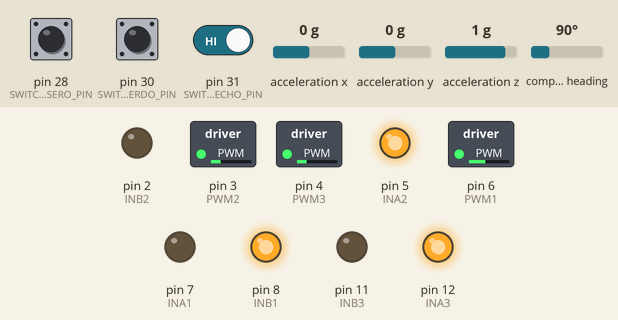
Bench run of a sketch on a simulated Arduino Mega 2560, built with avr-gcc and run on an emulated ATmega2560. Parts: switched loads named in the sketch (green lamp = pin HIGH), output pins drawn as LEDs (lit = HIGH). The test bench sets the inputs (shaded band); at power-on: pin 30 (SWITCH_IZQUIERDO_PIN) HIGH, compass heading 90°, pin 28 (SWITCH_TRASERO_PIN) HIGH, pin 31 (SWITCH_DERECHO_PIN) HIGH, acceleration x 0 g, acceleration y 0 g, acceleration z 1 g. What the sketch prints to the serial monitor is not drawn.

Above: at 4.2 s.
4.3 s: pin 30 (SWITCH_IZQUIERDO_PIN) pulled LOW for 0.15 s
At 5.4 s:
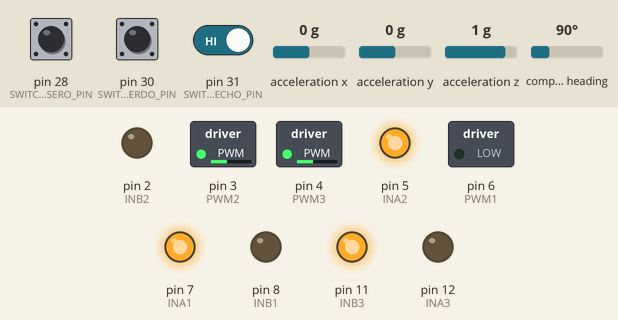
7.4 s: compass heading set to 7°
At 7.9 s:
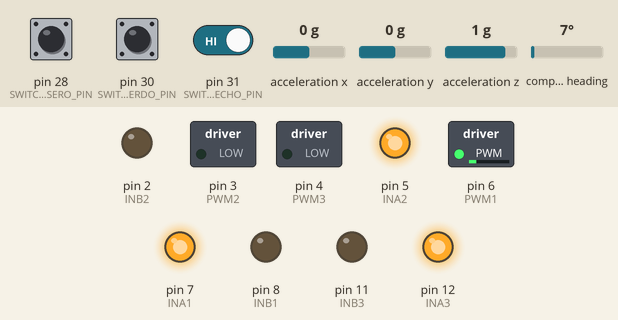
8.9 s: compass heading set to 37°
10.4 s: compass heading set to 43°
At 11.2 s:
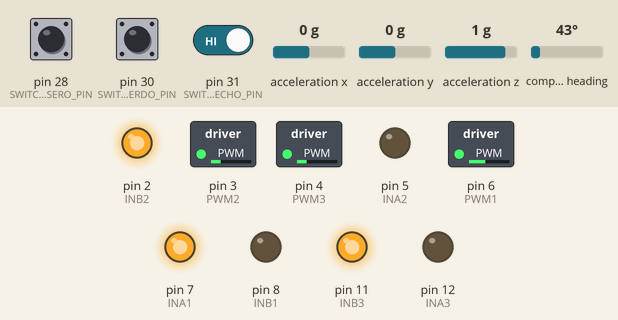
13.4 s: pin 28 (SWITCH_TRASERO_PIN) pulled LOW for 3.2 s
18.1 s: compass heading set to 180°
At 19.5 s:
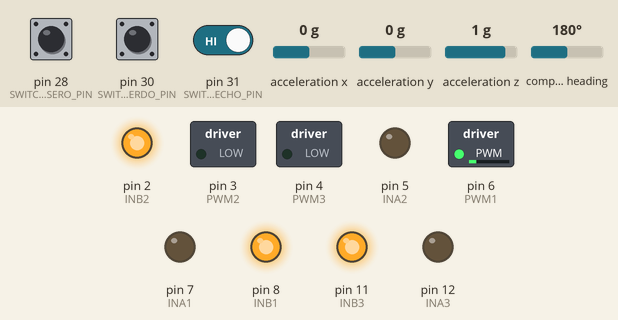
Timing chart, 0 to 20.6 s (numbered marks = the images above; inputs shaded):
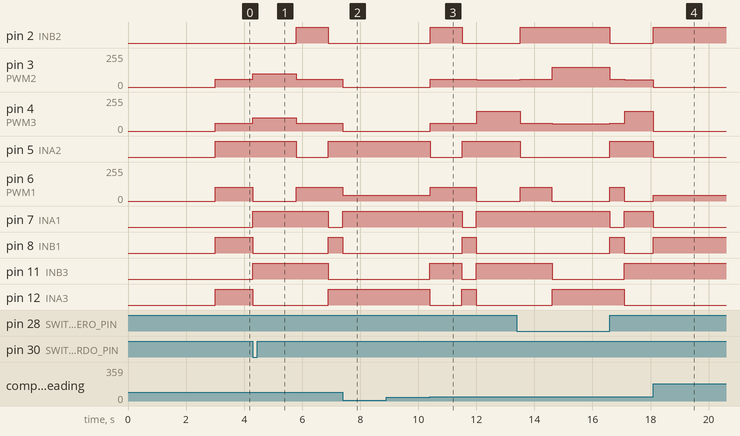

Measured:
- the behaviour switches between 39 and 40° on compass heading (found by bisection; images 2 and 3)
- after the input at 4.3 s, pin 2 (INB2): LOW → HIGH after 1.5 s, → LOW 1.1 s later; pin 3 (PWM2), pin 4 (PWM3): 60/255 → 100/255 at once, → 60/255 1.5 s later; pin 5 (INA2): HIGH → LOW after 1.5 s, → HIGH 1.1 s later; pin 6 (PWM1): 103/255 → 0/255 at once, → 103/255 1.5 s later; pin 7 (INA1), pin 11 (INB3): LOW → HIGH at once, → LOW 2.6 s later
- after the input at 7.4 s, pin 3 (PWM2), pin 4 (PWM3): 60/255 → 0/255 at once; pin 6 (PWM1): 103/255 → 45/255 at once; pin 11 (INB3): stays LOW (without the input it goes to HIGH after 0.00 s); pin 12 (INA3): stays HIGH (without the input it goes to LOW after 0.00 s)
- after the input at 8.9 s, every drawn part: stays the same
- after the input at 10.4 s, pin 2 (INB2): LOW → HIGH at once, → LOW 1.1 s later; pin 3 (PWM2): 0/255 → 60/255 at once, → 53/255 1.6 s later; pin 4 (PWM3): 0/255 → 60/255 at once, → 147/255 1.6 s later; pin 5 (INA2): HIGH → LOW at once, → HIGH 1.1 s later; pin 6 (PWM1): 45/255 → 103/255 at once, → 0/255 1.6 s later
- after the input at 18.1 s, pin 3 (PWM2): 53/255 → 0/255 at once; pin 11 (INB3): stays HIGH (without the input it goes to LOW after 1.6 s); pin 12 (INA3): stays LOW (without the input it goes to HIGH after 1.6 s)

The sketch:

rutina_con_proporcional.ino
```cpp
#include <Wire.h>
#include <Adafruit_Sensor.h>
#include <Adafruit_BNO055.h>

#define SWITCH_IZQUIERDO_PIN 30
#define SWITCH_DERECHO_PIN 31
#define SWITCH_TRASERO_PIN 28

//...................................motores..........................................
#define INA1 7
#define INB1 8
#define PWM1 6

#define INA2 5
#define INB2 2
#define PWM2 3

#define INA3 12
#define INB3 11
#define PWM3 4
//....................................................................................

// Crear objeto del sensor
Adafruit_BNO055 bno = Adafruit_BNO055(55, 0x28);
float correccion;
float error = 0;
float initialYaw = 0;
float initialPitch = 0;
float initialRoll = 0;
int cont = 0;
float kp = 1;
float vel0 = 100;

unsigned long tiempoAnterior = 0;
int estado = 0;
bool enMovimiento = false;
unsigned long previousMillis = 0;
int estado1 = 0;

void setup() {
  Serial.begin(115200);

  pinMode(INA1, OUTPUT);
  pinMode(INB1, OUTPUT);
  pinMode(PWM1, OUTPUT);
  pinMode(INA2, OUTPUT);
  pinMode(INB2, OUTPUT);
  pinMode(PWM2, OUTPUT);
  pinMode(INA3, OUTPUT);
  pinMode(INB3, OUTPUT);
  pinMode(PWM3, OUTPUT);

  pinMode(SWITCH_IZQUIERDO_PIN, INPUT_PULLUP);
  pinMode(SWITCH_DERECHO_PIN, INPUT_PULLUP);
  pinMode(SWITCH_TRASERO_PIN, INPUT_PULLUP);

  delay(3000);

  if (!bno.begin()) {
    Serial.println("¡No se pudo encontrar el BNO055!");
    while (1);
  }

  bno.setExtCrystalUse(true);

  sensors_event_t event;
  bno.getEvent(&event);

  initialYaw = event.orientation.x;
  initialPitch = event.orientation.z;
  initialRoll = event.orientation.y;

  Serial.println("Orientación inicial:");
  Serial.print("Yaw: "); Serial.println(initialYaw);
  Serial.print("Pitch: "); Serial.println(initialPitch);
  Serial.print("Roll: "); Serial.println(initialRoll);
  Serial.println("--------------------------");
}
void pare() {
  digitalWrite(INA3, 0);
  digitalWrite(INB3, 1);
  analogWrite(PWM3, 0);

  digitalWrite(INA2, 0);
  digitalWrite(INB2, 1);
  analogWrite(PWM2, 0);

  digitalWrite(INA1, 1);
  digitalWrite(INB1, 0);
  analogWrite(PWM1, 0);
}
void a() {
 //motor izquierdo
  digitalWrite(INA3, 0);
  digitalWrite(INB3, 1);
  analogWrite(PWM3, 200);
 //motor derecho
  digitalWrite(INA2, 1);
  digitalWrite(INB2, 0);
  analogWrite(PWM2, 200);
 //motor atras
  digitalWrite(INA1, 0);
  digitalWrite(INB1, 0);
  analogWrite(PWM1, 0);
}
void aproporcional() { //se corrige mientras avanza
 //motor izquierdo
  digitalWrite(INA3, 0);
  digitalWrite(INB3, 1);
  analogWrite(PWM3, 100 - correccion);
 //motor derecho
  digitalWrite(INA2, 1);
  digitalWrite(INB2, 0);
  analogWrite(PWM2, 100 + correccion);

  if (error = 0){
  //motor de atras
  digitalWrite(INA1, 0);
  digitalWrite(INB1, 0);
  analogWrite(PWM1, 0);
  }
  else if (error > 0){
 //motor atras
  digitalWrite(INA1, 0);
  digitalWrite(INB1, 1);
  analogWrite(PWM1, correccion);
 }
  else if (error < 0){
   //motor atras
   digitalWrite(INA1, 1);
   digitalWrite(INB1, 0);
   analogWrite(PWM1, - correccion);
  }
}
void ai() {
  digitalWrite(INA3, 1);
  digitalWrite(INB3, 0);
  analogWrite(PWM3, 60);

  digitalWrite(INA2, 1);
  digitalWrite(INB2, 0);
  analogWrite(PWM2, 60);

  digitalWrite(INA1, 0);
  digitalWrite(INB1, 1);
  analogWrite(PWM1, 103);
}
void aiproporcional() {
  if (error = 0){
   //motor izquierdo
   digitalWrite(INA3, 1);
   digitalWrite(INB3, 0);
   analogWrite(PWM3, 60);
   //motor derecho
   digitalWrite(INA2, 1);
   digitalWrite(INB2, 0);
   analogWrite(PWM2, 60);
   //motor atras
   digitalWrite(INA1, 0);
   digitalWrite(INB1, 1);
   analogWrite(PWM1, 103);
  }
  else if (error > 0){
   //motor izquierdo
   digitalWrite(INA3, 1);
   digitalWrite(INB3, 0);
   analogWrite(PWM3, 60 + correccion);
   //motor derecho
   digitalWrite(INA2, 1);
   digitalWrite(INB2, 0);
   analogWrite(PWM2, 60 + correccion);
   //motor atras
   digitalWrite(INA1, 0);
   digitalWrite(INB1, 1);
   analogWrite(PWM1, 103 - correccion);
  }
  else if (error < 0){
   //motor izquierdo
   digitalWrite(INA3, 1);
   digitalWrite(INB3, 0);
   analogWrite(PWM3, 60 - correccion);
   //motor derecho
   digitalWrite(INA2, 1);
   digitalWrite(INB2, 0);
   analogWrite(PWM2, 60 - correccion);
   //motor atras
   digitalWrite(INA1, 0);
   digitalWrite(INB1, 1);
   analogWrite(PWM1, 103 + correccion);
  }
}
void ad() {
  digitalWrite(INA3, 0);
  digitalWrite(INB3, 1);
  analogWrite(PWM3, 60);

  digitalWrite(INA2, 0);
  digitalWrite(INB2, 1);
  analogWrite(PWM2, 60);

  digitalWrite(INA1, 1);
  digitalWrite(INB1, 0);
  analogWrite(PWM1, 103);
}
void adproporcional() {
  if (error = 0){
  digitalWrite(INA3, 0);
  digitalWrite(INB3, 1);
  analogWrite(PWM3, 60);

  digitalWrite(INA2, 0);
  digitalWrite(INB2, 1);
  analogWrite(PWM2, 60);

  digitalWrite(INA1, 1);
  digitalWrite(INB1, 0);
  analogWrite(PWM1, 103);
  }
  else if (error > 0){
   //motor izquierdo
   digitalWrite(INA3, 0);
   digitalWrite(INB3, 1);
   analogWrite(PWM3, 60 + correccion);
   //motor derecho
   digitalWrite(INA2, 0);
   digitalWrite(INB2, 1);
   analogWrite(PWM2, 60 + correccion);
   //motor atras
   digitalWrite(INA1, 1);
   digitalWrite(INB1, 0);
   analogWrite(PWM1, 103 - correccion);
  }
  else if (error < 0){
   //motor izquierdo
   digitalWrite(INA3, 0);
   digitalWrite(INB3, 1);
   analogWrite(PWM3, 60 - correccion);
   //motor derecho
   digitalWrite(INA2, 0);
   digitalWrite(INB2, 1);
   analogWrite(PWM2, 60 - correccion);
   //motor atras
   digitalWrite(INA1, 1);
   digitalWrite(INB1, 0);
   analogWrite(PWM1, 103 + correccion);
  }
}

void rproporcional() {//para que se corriga mientras retrocede
  //motor izquierdo
  digitalWrite(INA3, 1);
  digitalWrite(INB3, 0);
  analogWrite(PWM3, 100 + correccion);
  //motor derecho
  digitalWrite(INA2, 0);
  digitalWrite(INB2, 1);
  analogWrite(PWM2, 100 - correccion);

  if (error = 0){
   //motor atras
   digitalWrite(INA1, 0);
   digitalWrite(INB1, 1);
   analogWrite(PWM1, 0);
  }

  else if (error > 0){ //si se desvia a la derecha para que se corriga con la rueda de atras tambien
   //motor atras
   digitalWrite(INA1, 0);
   digitalWrite(INB1, 1);
   analogWrite(PWM1, correccion);
  }

  else if (error < 0){//si se desvia a la izquierda para que se corriga con la rueda de atras tambien
   //motor atras
   digitalWrite(INA1, 1);
   digitalWrite(INB1, 0);
   analogWrite(PWM1, - correccion); //correcion sise va para la izquierda seria un numero negativo, asi que lo tenemos que restar par que nos de un numero positivo
  }
}
void r() {
  //motor izquierdo
  digitalWrite(INA3, 1);
  digitalWrite(INB3, 0);
  analogWrite(PWM3, 150);
  //motor derecho
  digitalWrite(INA2, 0);
  digitalWrite(INB2, 1);
  analogWrite(PWM2, 150);
  //motor atras
  digitalWrite(INA1, 0);
  digitalWrite(INB1, 0);
  analogWrite(PWM1, 0);
}

void gd (){
 digitalWrite(INA1, HIGH);
 digitalWrite(INB1, LOW);
 analogWrite(PWM1, 45);  // Velocidad (0-255) señal pwm
 digitalWrite(INA2, HIGH);
 digitalWrite(INB2, LOW);
 analogWrite(PWM2, 0);
 digitalWrite(INA3, HIGH);
 digitalWrite(INB3, LOW);
 analogWrite(PWM3, 0);
}
void gi (){
 digitalWrite(INA1, LOW);
 digitalWrite(INB1, HIGH);
 analogWrite(PWM1, 45);  // Velocidad (0-255) señal pwm
 digitalWrite(INA2, LOW);
 digitalWrite(INB2, HIGH);
 analogWrite(PWM2, 0);
 digitalWrite(INA3, LOW);
 digitalWrite(INB3, HIGH);
 analogWrite(PWM3, 0);
}
void ri(){
  //motor izquierdo
  digitalWrite(INA3, 1);
  digitalWrite(INB3, 0);
  analogWrite(PWM3, 70);
 //motor derecho
  digitalWrite(INA2, 1);
  digitalWrite(INB2, 0);
  analogWrite(PWM2, 0);
 //motor atras
  digitalWrite(INA1, 0);
  digitalWrite(INB1, 1);
  analogWrite(PWM1, 70);
}
void gad(){
 //motor izquierdo
  digitalWrite(INA3, 0);
  digitalWrite(INB3, 1);
  analogWrite(PWM3, 200);
 //motor derecho
  digitalWrite(INA2, 1);
  digitalWrite(INB2, 0);
  analogWrite(PWM2, 150);
 //motor atras
  digitalWrite(INA1, 0);
  digitalWrite(INB1, 1);
  analogWrite(PWM1, 80);
}

void loop() {
  sensors_event_t event;
  bno.getEvent(&event);

  float currentYaw = event.orientation.x;
  float currentPitch = event.orientation.z;
  float currentRoll = event.orientation.y;

  if(currentYaw > 180){
   currentYaw = currentYaw - 360;
  }

  error =  currentYaw - initialYaw;
  correccion= error * kp;

  unsigned long currentMillis = millis();

  bool switchDerechoActivado = digitalRead(SWITCH_DERECHO_PIN) == LOW;
  bool switchTraseroActivado = digitalRead(SWITCH_TRASERO_PIN) == LOW;
  bool switchIzquierdoActivado = digitalRead(SWITCH_IZQUIERDO_PIN) == LOW;

  switch (estado) {
    case 0: //se mueve hacia la izquierda hasta que toque el swich
      ai();

      if (switchIzquierdoActivado== 1) {
        pare();
        estado = 1;
        previousMillis = currentMillis;
      }

    break;


    case 1://avanza por tiempo
      if (error > 50) {
       gi();
      }
      else if (error < -50) {
       gd();
      }
      else {
        aproporcional();
        if ( currentMillis - previousMillis >= 1500){
        previousMillis = currentMillis;
         estado = 2;
        }
      }
    break;

    case 2://se mueve hacia la derecha por tiempo
      ad();

      if (currentMillis - previousMillis >= 1100) {
        pare();
        estado = 3;
        previousMillis = currentMillis;
      }
    break;

    case 3:// retrocede hasta que toque el swich

     if (error > 50) {
       gi();
      }
     else if (error < -50) {
       gd();
      }
     else {
       rproporcional();
       if (switchTraseroActivado == 0) {
        previousMillis = currentMillis;
         estado = 8;
       }
      }
    break;

    case 8://se mueve a la izquierda por tiempo
     ai();
     if (currentMillis - previousMillis >= 500){//puede que el tiempo no este bien y se deba cambiar
       pare();
       estado = 1;
       previousMillis = currentMillis;
      }
    break;

    case 9: //por el mismo tiempo que el case 1. Avanza por el medio

      if (error > 50) {
       gi();
      }
      else if (error < -50) {
       gd();
      }
      else {
        aproporcional();
        if ( currentMillis - previousMillis >= 15000){
        previousMillis = currentMillis;
         estado = 11;
        }
      }
    break;

    case 11://se mueve hacia la derecha por tiempo
     ad();
     if (currentMillis - previousMillis >= 600){//tiwmpo debe ser mayor al del caso 8
      pare();
      estado = 12;
      previousMillis = currentMillis;
     }
    break;

    case 12://retrocede hasta que toque el swich y comienza de nuevo

     if (error > 50) {
       gi();
      }
     else if (error < -50) {
       gd();
      }
     else {
       rproporcional();
       if (switchTraseroActivado == 0) {
        previousMillis = currentMillis;
         estado = 0;
       }
      }
    break;

    case 13:

    break;
  }
}
```
